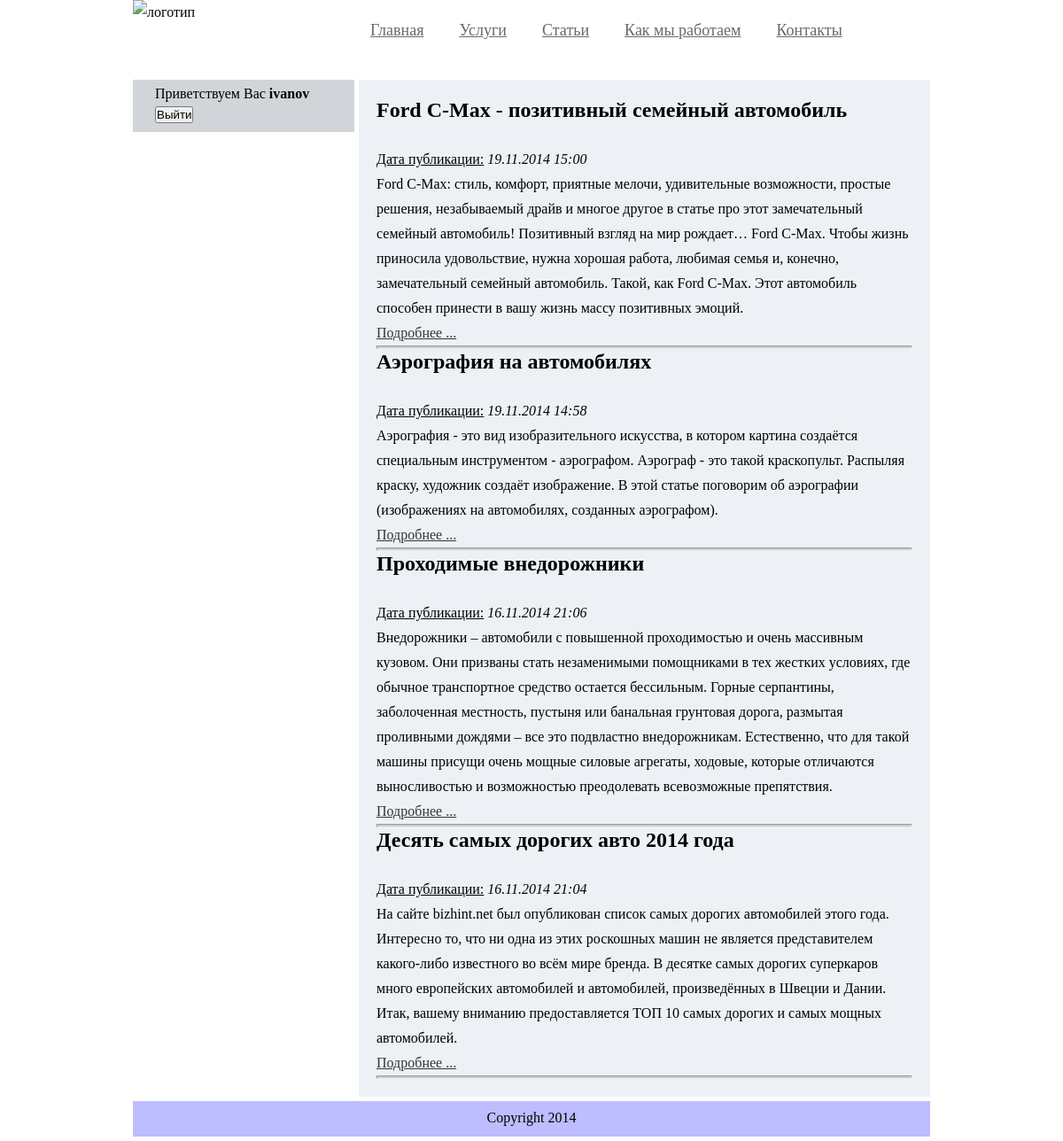
The page /prokatcar.loc/index.php?option=station (signed in) on the database its author committed.
### tables this page shows
CREATE TABLE IF NOT EXISTS `station` (
  `id` int(11) NOT NULL AUTO_INCREMENT,
  `title` text NOT NULL,
  `intro_text` text NOT NULL,
  `full_text` text NOT NULL,
  `date` varchar(32) NOT NULL,
  PRIMARY KEY (`id`)
);

### prokatcar.loc/classes/station.php (the view, shortened to what this page needs)
<?php
require_once ("ACore.php");
	class station extends ACore{
		public function get_content(){
			$query = "SELECT id,title,intro_text,date FROM station ORDER BY id DESC";
			$result = mysql_query($query);
			echo '<div class="content_content">';
				for($i = 0; $i < mysql_num_rows($result); $i++){
					$row = mysql_fetch_array($result, MYSQL_ASSOC);
						printf("<span style='margin-bottom:5px;'><h2>%s</h2></br>
						<u>Дата публикации:</u> <i>%s</i></br>
						<span>%s</span></br>
						<p><a href='?option=view&station=%s'>Подробнее ...</a></p></span><hr style='background-color:#ccc; height:2px;'>
						",$row['title'],$row['date'],$row['intro_text'],$row['id']);
				}
			echo '</div>';
		}
	}
?>

### prokatcar.loc/css/style.css (style rules this page uses)
* { margin: 0; padding: 0; }
a { text-decoration: underline; color: #353535; }
body { line-height: 1.75em; background: #fff; width: 900px; margin: 0 auto; }
.content_content { margin-left: 255px; padding: 20px; background-color: #EDF1F5; min-height:450px; }

### rows shown on the page
station: title "Ford C-Max - позитивный семейный автомобиль", date "19.11.2014 15:00", intro_text "Ford C-Max: стиль, комфорт, приятные мелочи, удивительные возможности, простые решения, незабываемый драйв и многое другое в статье про этот замечательный семейный автомобиль! Позитивный взгляд на мир рождает… Ford C-Max. Чтобы жизнь приносила удовольствие, нужна хорошая работа, любимая семья и, конечно, замечательный семейный автомобиль. Такой, как Ford C-Max. Этот автомобиль способен принести в вашу жизнь массу позитивных эмоций."
station: title "Аэрография на автомобилях", date "19.11.2014 14:58", intro_text "Аэрография - это вид изобразительного искусства, в котором картина создаётся специальным инструментом - аэрографом. Аэрограф - это такой краскопульт. Распыляя краску, художник создаёт изображение. В этой статье поговорим об аэрографии (изображениях на автомобилях, созданных аэрографом)."
station: title "Проходимые внедорожники", date "16.11.2014 21:06", intro_text "Внедорожники – автомобили с повышенной проходимостью и очень массивным кузовом. Они призваны стать незаменимыми помощниками в тех жестких условиях, где обычное транспортное средство остается бессильным. Горные серпантины, заболоченная местность, пустыня или банальная грунтовая дорога, размытая проливными дождями – все это подвластно внедорожникам. Естественно, что для такой машины присущи очень мощные силовые агрегаты, ходовые, которые отличаются выносливостью и возможностью преодолевать всевозможные препятствия."
station: title "Десять самых дорогих авто 2014 года", date "16.11.2014 21:04", intro_text "На сайте bizhint.net был опубликован список самых дорогих автомобилей этого года. Интересно то, что ни одна из этих роскошных машин не является представителем какого-либо известного во всём мире бренда. В десятке самых дорогих суперкаров много европейских автомобилей и автомобилей, произведённых в Швеции и Дании. Итак, вашему вниманию предоставляется ТОП 10 самых дорогих и самых мощных автомобилей."

### other values the page prints
$_SESSION['login'] "ivanov"
